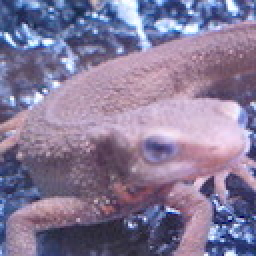
#> input picture questions/Question_21_30/imori.jpg, 128 x 128 px, found by its file name (shown 2 times larger)
$ python Q51-MorphGradient.py
#> lines starting #> are read from the running program, lines starting #| are printed output that depends on the picture; after the words box and inside, x2 and y2 are one past the last pixel; in counts of white or black regions, pixels touching at a corner belong together
# %% import
import cv2
from PIL import Image
import numpy as np

# %% load original image
img = Image.open("../../ImageProcessing100Wen/Question_21_30/imori.jpg")
#> img is the input picture: PIL image 128x128 RGB; mean R, G, B 134.1, 121.8, 152.8
img_arr = np.array(img)
print(img_arr.shape)
#| (128, 128, 3)
img_gs = cv2.cvtColor(img_arr, cv2.COLOR_RGB2GRAY)
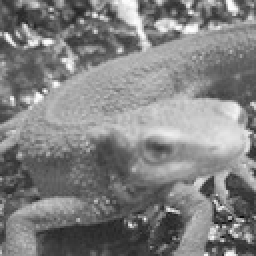
#> img_gs: shape (128, 128) (shown 2 times larger); min 11, max 254, mean 129
thresh, bin = cv2.threshold(img_gs, None, maxval=255, type=cv2.THRESH_OTSU)
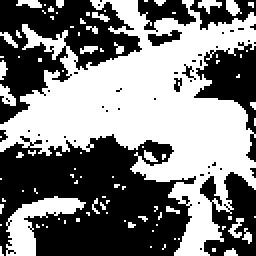
#> bin: shape (128, 128) (shown 2 times larger); 49.5% white; 93 white regions (80 under 20 px), largest, box (x1, y1, x2, y2) and area: (0, 0, 128, 128) 6947, (3, 98, 43, 128) 483, (0, 42, 8, 53) 50
#> thresh = 129

# %%
def morph_gradient(img, se_form="cross", k_size=3):
#> called with se_form = 'cross', k_size = 3
    se_dict = {
        "ellipse": cv2.MORPH_ELLIPSE,
        "cross": cv2.MORPH_CROSS,
        "rect": cv2.MORPH_RECT
    }
    se = cv2.getStructuringElement(shape=se_dict[se_form], ksize=(k_size, k_size))
    dilate_res = cv2.morphologyEx(img, cv2.MORPH_DILATE, se)
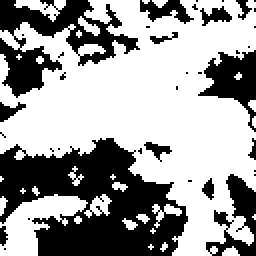
#> dilate_res: shape (128, 128) (shown 2 times larger); 61.9% white; 37 black regions (24 under 20 px), largest, box (x1, y1, x2, y2) and area: (0, 69, 94, 128) 3316, (0, 0, 70, 49) 1359, (99, 25, 128, 66) 545
    erode_res = cv2.morphologyEx(img, cv2.MORPH_ERODE, se)
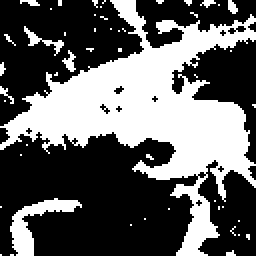
#> erode_res: shape (128, 128) (shown 2 times larger); 38% white; 50 white regions (44 under 20 px), largest, box (x1, y1, x2, y2) and area: (0, 0, 128, 128) 5554, (5, 99, 41, 128) 345, (12, 13, 32, 28) 71, (31, 25, 38, 36) 36, (114, 0, 119, 7) 24, (0, 43, 7, 52) 20

    return dilate_res - erode_res
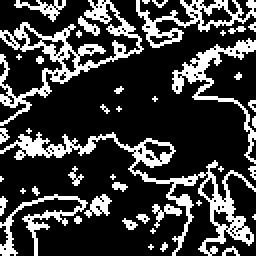
#> returned value: shape (128, 128) (shown 2 times larger); 23.9% white in thin lines or dots

# %%
res = morph_gradient(bin, k_size=3)
# %%
